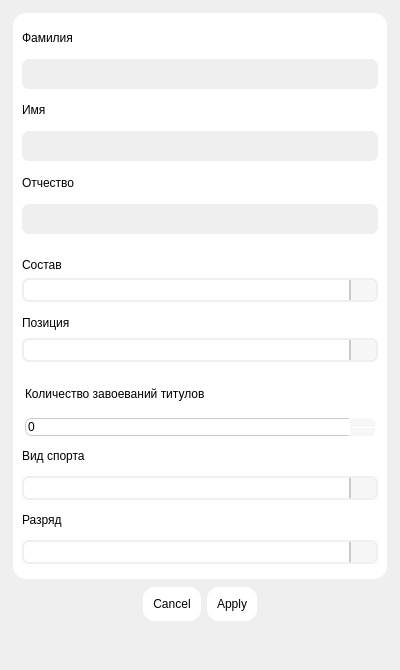
<?xml version="1.0" encoding="UTF-8"?>
<ui version="4.0">
 <class>add_dialog</class>
 <widget class="QDialog" name="add_dialog">
  <property name="geometry">
   <rect>
    <x>0</x>
    <y>0</y>
    <width>400</width>
    <height>670</height>
   </rect>
  </property>
  <property name="minimumSize">
   <size>
    <width>400</width>
    <height>670</height>
   </size>
  </property>
  <property name="windowTitle">
   <string>Dialog</string>
  </property>
  <property name="styleSheet">
   <string notr="true"> /*--------- General ---------*/
QDialog {
	background-color: palette(window);
}
QLabel {
	margin-left: 0.1em;
}
QFrame {
	border:none;
	color: palette(text);
}
QFrame#fields {
	background-color: palette(base);
	border-radius: 15%;
	border: 2px solid palette(button);
}
QPushButton {
	padding:10px;
	background-color: palette(base) ;
	border-radius: 12%;
	color: palette(button-text);
}
QLineEdit {
	border-radius: 7%;
	padding: 0 0.4em;
	background-color: palette(button);
}
QLineEdit:focus {
	border: 2px solid #76f725; 
}
QSpinBox {
	border-radius: 7%;
	padding: 0.2em;
}
QPushButton:hover {
	background-color: palette(highlight);
}
QPushButton:pressed {
	background-color: #76f725;
	color: palette(shadow);
}
QComboBox {
    border: 2px solid palette(button); 
    border-radius: 7%;
    padding: 2px 5px;
}
QComboBox::drop-down {
    background-color: palette(alternate-base); 
    
    border-left: 2px solid palette(midlight);
    border-top-right-radius: 5%;
    border-bottom-right-radius: 5%;
    
    width: 25px; 
}
QComboBox::down-arrow {
    image: url(&quot;/Users/dmitryburbas/Documents/Education/github_education_repo/my-education/athletes_list_manager_app/data/images/combo-icon.png&quot;);
    width: 16px;
    height: 16px;
}
QComboBox::drop-down:on {
    background-color:#76f725;
}
QComboBox:focus {
    border: 2px solid #76f725; 
}
QComboBox::drop-down:disabled {
    background-color:palette(button);
}
QComboBox:disabled {
	background-color:palette(button);
}


QComboBox::drop-down:hover {
    background-color:#76f725;
}
QSpinBox {
    padding-right: 15px;
	padding-left: 0.3em;
    border: 1px solid palette(midlight);
    border-radius: 7%;
    background-color: palette(base);
    color: palette(text);
}

QSpinBox::up-button {
    subcontrol-origin: border;
    subcontrol-position: top right; 
    width: 25px; 
    
    background-color: palette(alternate-base);
    border-left: 1px solid  palette(base);
    border-top-right-radius: 5%;
}

QSpinBox::down-button {
    subcontrol-origin: border;
    subcontrol-position: bottom right;
    width: 25px;
    
    background-color: palette(alternate-base);
	border-top: 1px solid  palette(base);
    border-left: 1px solid palette(base);
    border-bottom-right-radius: 5%;
}

QSpinBox::up-arrow {
    image: url(&quot;/Users/dmitryburbas/Documents/Education/github_education_repo/my-education/athletes_list_manager_app/data/images/up-arrow.png&quot;);
    width: 14px;
    height: 14px;
}

QSpinBox::down-arrow {
    image: url(&quot;/Users/dmitryburbas/Documents/Education/github_education_repo/my-education/athletes_list_manager_app/data/images/down-arrow.png&quot;);
    width: 14px;
    height: 14px;
}
QSpinBox::up-button:hover,QSpinBox::down-button:hover {
    background-color: #76f725;
}
QSpinBox::up-button:pressed,QSpinBox::down-button:pressed {
    background-color: #48b007;
}</string>
  </property>
  <layout class="QVBoxLayout" name="verticalLayout">
   <item>
    <widget class="QFrame" name="fields">
     <property name="minimumSize">
      <size>
       <width>0</width>
       <height>570</height>
      </size>
     </property>
     <property name="frameShape">
      <enum>QFrame::Shape::StyledPanel</enum>
     </property>
     <property name="frameShadow">
      <enum>QFrame::Shadow::Raised</enum>
     </property>
     <layout class="QVBoxLayout" name="verticalLayout_2">
      <property name="leftMargin">
       <number>0</number>
      </property>
      <property name="topMargin">
       <number>0</number>
      </property>
      <property name="rightMargin">
       <number>0</number>
      </property>
      <property name="bottomMargin">
       <number>15</number>
      </property>
      <item>
       <widget class="QFrame" name="names">
        <property name="sizePolicy">
         <sizepolicy hsizetype="Preferred" vsizetype="Preferred">
          <horstretch>0</horstretch>
          <verstretch>0</verstretch>
         </sizepolicy>
        </property>
        <property name="minimumSize">
         <size>
          <width>0</width>
          <height>230</height>
         </size>
        </property>
        <property name="frameShape">
         <enum>QFrame::Shape::StyledPanel</enum>
        </property>
        <property name="frameShadow">
         <enum>QFrame::Shadow::Raised</enum>
        </property>
        <layout class="QVBoxLayout" name="verticalLayout_3">
         <item>
          <widget class="QFrame" name="last_name">
           <property name="frameShape">
            <enum>QFrame::Shape::StyledPanel</enum>
           </property>
           <property name="frameShadow">
            <enum>QFrame::Shadow::Raised</enum>
           </property>
           <layout class="QVBoxLayout" name="verticalLayout_8">
            <property name="leftMargin">
             <number>0</number>
            </property>
            <property name="topMargin">
             <number>0</number>
            </property>
            <property name="rightMargin">
             <number>0</number>
            </property>
            <property name="bottomMargin">
             <number>0</number>
            </property>
            <item>
             <widget class="QLabel" name="last_name_label">
              <property name="text">
               <string>Фамилия</string>
              </property>
             </widget>
            </item>
            <item>
             <widget class="QLineEdit" name="last_name_lineEdit">
              <property name="minimumSize">
               <size>
                <width>0</width>
                <height>30</height>
               </size>
              </property>
             </widget>
            </item>
           </layout>
          </widget>
         </item>
         <item>
          <widget class="QFrame" name="first_name">
           <property name="frameShape">
            <enum>QFrame::Shape::StyledPanel</enum>
           </property>
           <property name="frameShadow">
            <enum>QFrame::Shadow::Raised</enum>
           </property>
           <layout class="QVBoxLayout" name="verticalLayout_6">
            <property name="leftMargin">
             <number>0</number>
            </property>
            <property name="topMargin">
             <number>0</number>
            </property>
            <property name="rightMargin">
             <number>0</number>
            </property>
            <property name="bottomMargin">
             <number>0</number>
            </property>
            <item>
             <widget class="QLabel" name="first_name_label">
              <property name="text">
               <string>Имя</string>
              </property>
             </widget>
            </item>
            <item>
             <widget class="QLineEdit" name="first_name_lineEdit">
              <property name="minimumSize">
               <size>
                <width>0</width>
                <height>30</height>
               </size>
              </property>
             </widget>
            </item>
           </layout>
          </widget>
         </item>
         <item>
          <widget class="QFrame" name="patronymic">
           <property name="frameShape">
            <enum>QFrame::Shape::StyledPanel</enum>
           </property>
           <property name="frameShadow">
            <enum>QFrame::Shadow::Raised</enum>
           </property>
           <layout class="QVBoxLayout" name="verticalLayout_7">
            <property name="leftMargin">
             <number>0</number>
            </property>
            <property name="topMargin">
             <number>0</number>
            </property>
            <property name="rightMargin">
             <number>0</number>
            </property>
            <property name="bottomMargin">
             <number>0</number>
            </property>
            <item>
             <widget class="QLabel" name="patronymic_label">
              <property name="text">
               <string>Отчество</string>
              </property>
             </widget>
            </item>
            <item>
             <widget class="QLineEdit" name="patronymic_lineEdit">
              <property name="minimumSize">
               <size>
                <width>0</width>
                <height>30</height>
               </size>
              </property>
             </widget>
            </item>
           </layout>
          </widget>
         </item>
        </layout>
       </widget>
      </item>
      <item>
       <widget class="QFrame" name="team">
        <property name="frameShape">
         <enum>QFrame::Shape::StyledPanel</enum>
        </property>
        <property name="frameShadow">
         <enum>QFrame::Shadow::Raised</enum>
        </property>
        <layout class="QVBoxLayout" name="verticalLayout_4">
         <property name="bottomMargin">
          <number>5</number>
         </property>
         <item>
          <widget class="QLabel" name="team_label">
           <property name="text">
            <string>Состав</string>
           </property>
          </widget>
         </item>
         <item>
          <widget class="QComboBox" name="team_comboBox"/>
         </item>
        </layout>
       </widget>
      </item>
      <item>
       <widget class="QFrame" name="position">
        <property name="font">
         <font>
          <kerning>true</kerning>
         </font>
        </property>
        <property name="frameShape">
         <enum>QFrame::Shape::StyledPanel</enum>
        </property>
        <property name="frameShadow">
         <enum>QFrame::Shadow::Raised</enum>
        </property>
        <layout class="QVBoxLayout" name="verticalLayout_5">
         <property name="topMargin">
          <number>0</number>
         </property>
         <item>
          <widget class="QLabel" name="position_label">
           <property name="text">
            <string>Позиция</string>
           </property>
          </widget>
         </item>
         <item>
          <widget class="QComboBox" name="position_comboBox">
           <property name="editable">
            <bool>true</bool>
           </property>
          </widget>
         </item>
        </layout>
       </widget>
      </item>
      <item>
       <widget class="QFrame" name="title_count">
        <property name="frameShape">
         <enum>QFrame::Shape::StyledPanel</enum>
        </property>
        <property name="frameShadow">
         <enum>QFrame::Shadow::Raised</enum>
        </property>
        <layout class="QGridLayout" name="gridLayout">
         <property name="leftMargin">
          <number>12</number>
         </property>
         <property name="topMargin">
          <number>0</number>
         </property>
         <property name="rightMargin">
          <number>12</number>
         </property>
         <property name="bottomMargin">
          <number>0</number>
         </property>
         <property name="verticalSpacing">
          <number>7</number>
         </property>
         <item row="0" column="1" colspan="2">
          <widget class="QLabel" name="title_count_label">
           <property name="text">
            <string>Количество завоеваний титулов</string>
           </property>
          </widget>
         </item>
         <item row="1" column="1" colspan="2">
          <widget class="QSpinBox" name="title_spinBox">
           <property name="sizePolicy">
            <sizepolicy hsizetype="Expanding" vsizetype="Fixed">
             <horstretch>0</horstretch>
             <verstretch>0</verstretch>
            </sizepolicy>
           </property>
           <property name="minimumSize">
            <size>
             <width>0</width>
             <height>0</height>
            </size>
           </property>
          </widget>
         </item>
        </layout>
       </widget>
      </item>
      <item>
       <widget class="QFrame" name="sport_type">
        <property name="frameShape">
         <enum>QFrame::Shape::StyledPanel</enum>
        </property>
        <property name="frameShadow">
         <enum>QFrame::Shadow::Raised</enum>
        </property>
        <layout class="QVBoxLayout" name="verticalLayout_9">
         <property name="topMargin">
          <number>0</number>
         </property>
         <property name="bottomMargin">
          <number>0</number>
         </property>
         <item>
          <widget class="QLabel" name="sport_label">
           <property name="text">
            <string>Вид спорта</string>
           </property>
          </widget>
         </item>
         <item>
          <widget class="QComboBox" name="sport_comboBox">
           <property name="editable">
            <bool>true</bool>
           </property>
          </widget>
         </item>
        </layout>
       </widget>
      </item>
      <item>
       <widget class="QFrame" name="athlete_category">
        <property name="frameShape">
         <enum>QFrame::Shape::StyledPanel</enum>
        </property>
        <property name="frameShadow">
         <enum>QFrame::Shadow::Raised</enum>
        </property>
        <layout class="QVBoxLayout" name="verticalLayout_10">
         <property name="topMargin">
          <number>0</number>
         </property>
         <property name="bottomMargin">
          <number>0</number>
         </property>
         <item>
          <widget class="QLabel" name="category_label">
           <property name="text">
            <string>Разряд</string>
           </property>
          </widget>
         </item>
         <item>
          <widget class="QComboBox" name="category_comboBox">
           <property name="editable">
            <bool>false</bool>
           </property>
          </widget>
         </item>
        </layout>
       </widget>
      </item>
     </layout>
    </widget>
   </item>
   <item>
    <widget class="QDialogButtonBox" name="add_buttonBox">
     <property name="minimumSize">
      <size>
       <width>0</width>
       <height>0</height>
      </size>
     </property>
     <property name="font">
      <font>
       <kerning>true</kerning>
      </font>
     </property>
     <property name="orientation">
      <enum>Qt::Orientation::Horizontal</enum>
     </property>
     <property name="standardButtons">
      <set>QDialogButtonBox::StandardButton::Apply|QDialogButtonBox::StandardButton::Cancel</set>
     </property>
     <property name="centerButtons">
      <bool>true</bool>
     </property>
    </widget>
   </item>
   <item>
    <spacer name="verticalSpacer">
     <property name="orientation">
      <enum>Qt::Orientation::Vertical</enum>
     </property>
     <property name="sizeHint" stdset="0">
      <size>
       <width>20</width>
       <height>31</height>
      </size>
     </property>
    </spacer>
   </item>
  </layout>
 </widget>
 <resources/>
 <connections>
  <connection>
   <sender>add_buttonBox</sender>
   <signal>accepted()</signal>
   <receiver>add_dialog</receiver>
   <slot>accept()</slot>
   <hints>
    <hint type="sourcelabel">
     <x>248</x>
     <y>254</y>
    </hint>
    <hint type="destinationlabel">
     <x>157</x>
     <y>274</y>
    </hint>
   </hints>
  </connection>
  <connection>
   <sender>add_buttonBox</sender>
   <signal>rejected()</signal>
   <receiver>add_dialog</receiver>
   <slot>reject()</slot>
   <hints>
    <hint type="sourcelabel">
     <x>316</x>
     <y>260</y>
    </hint>
    <hint type="destinationlabel">
     <x>286</x>
     <y>274</y>
    </hint>
   </hints>
  </connection>
 </connections>
</ui>
